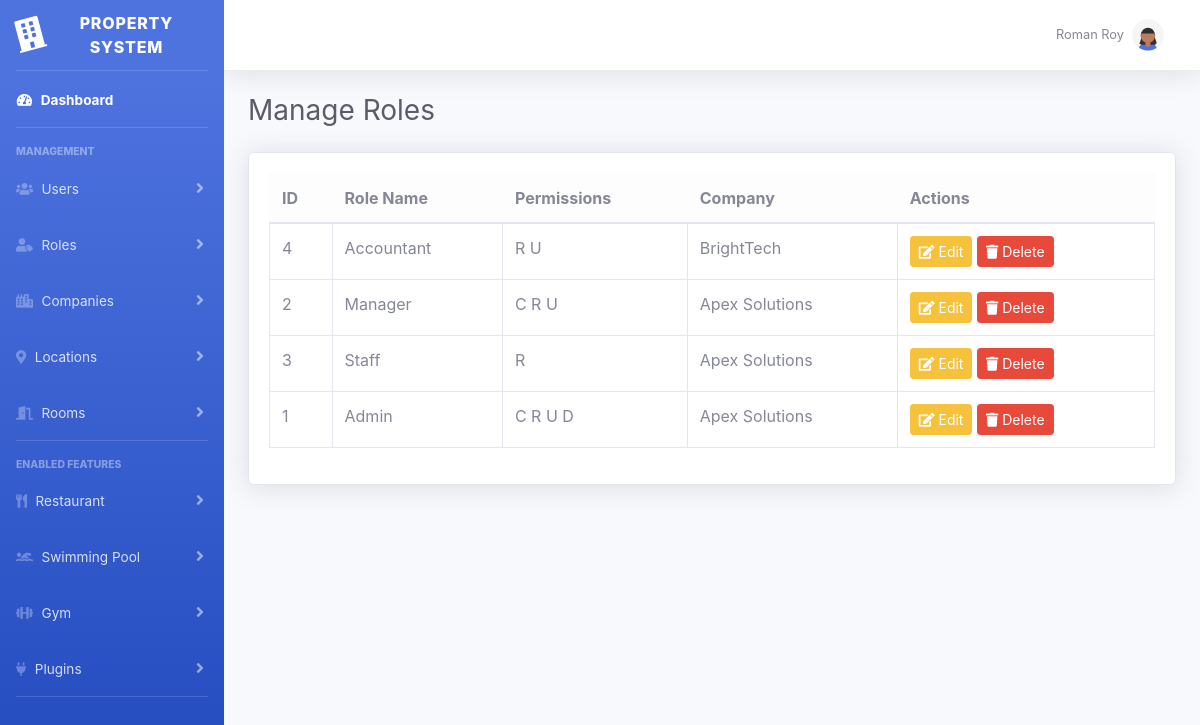
/admin.php?action=manageRoles (signed in), run on the app's committed database.
### tables this page shows
CREATE TABLE `plugin_master` (
  `plugin_id` int(11) NOT NULL,
  `plugin_name` varchar(100) NOT NULL,
  `icon` varchar(100) DEFAULT NULL,
  `description` text DEFAULT NULL,
  `status` enum('active','inactive') DEFAULT 'active',
  `created_at` datetime DEFAULT current_timestamp()
);

CREATE TABLE `roles` (
  `role_id` int(11) NOT NULL,
  `role_name` varchar(50) NOT NULL,
  `can_create` tinyint(1) NOT NULL DEFAULT 0,
  `can_read` tinyint(1) NOT NULL DEFAULT 0,
  `can_update` tinyint(1) NOT NULL DEFAULT 0,
  `can_delete` tinyint(1) NOT NULL DEFAULT 0,
  `company_id` int(11) NOT NULL,
  `created_at` timestamp NOT NULL DEFAULT current_timestamp()
);

CREATE TABLE `companies` (
  `company_id` int(11) NOT NULL,
  `company_name` varchar(150) NOT NULL,
  `created_at` timestamp NOT NULL DEFAULT current_timestamp(),
  `description` text DEFAULT NULL,
  `email` varchar(100) DEFAULT NULL,
  `phone` varchar(20) DEFAULT NULL,
  `website` varchar(100) DEFAULT NULL,
  `is_deleted` tinyint(1) NOT NULL DEFAULT 0
);

### classes/Plugin.php (called while the page is built, shortened)
<?php
class Plugin {
    public static function getEnabled($pdo, $location_id) {
        $stmt = $pdo->prepare("
            SELECT p.plugin_id, p.plugin_name AS name
            FROM plugin_master p
            INNER JOIN location_plugins lp ON lp.plugin_id = p.plugin_id
            WHERE lp.location_id = ? AND lp.is_enabled = 1
        ");
        $stmt->execute([$location_id]);
        return $stmt->fetchAll(PDO::FETCH_ASSOC);
    }
}
?>

### classes/Role.php (called while the page is built, shortened)
<?php
class Role {
    public static function getAll($pdo, $company_id = null) {
        if ($company_id) {
            $stmt = $pdo->prepare("SELECT * FROM roles WHERE company_id = ? ORDER BY created_at DESC");
            $stmt->execute([$company_id]);
            return $stmt->fetchAll(PDO::FETCH_ASSOC);
        } else {
            $stmt = $pdo->query("SELECT * FROM roles ORDER BY created_at DESC");
            return $stmt->fetchAll(PDO::FETCH_ASSOC);
        }
    }
}

### templates/roles/manage_roles.php (the view, shortened to what this page needs)
<?php include __DIR__ . "/../include/header.php"; ?>
<div id="wrapper">
    <?php include __DIR__ . "/../include/sidebar.php"; ?>
    <div id="content-wrapper" class="d-flex flex-column">
        <div id="content">
            <?php include __DIR__ . "/../include/topbar.php"; ?>
            <div class="container-fluid">
                <h1 class="h3 mb-4 text-gray-800">
                    <?= isset($results['pageTitle']) ? $results['pageTitle'] : 'Manage Roles' ?>
                </h1>
                <div class="card shadow mb-4">
                    <div class="card-body">
                        <table class="table table-bordered">
                            <thead class="table-light">
                                <tr>
                                    <th>ID</th>
                                    <th>Role Name</th>
                                    <th>Permissions</th>
                                    <th>Company</th>
                                    <th>Actions</th>
                                </tr>
                            </thead>
                            <tbody>
                                <?php if (!empty($results['roles'])): ?>
                                    <?php foreach ($results['roles'] as $role): ?>
                                        <tr>
                                            <td><?= $role['role_id'] ?></td>
                                            <td><?= htmlspecialchars($role['role_name']) ?></td>
                                            <td>
                                                <?= $role['can_create'] ? 'C ' : '' ?>
                                                <?= $role['can_read'] ? 'R ' : '' ?>
                                                <?= $role['can_update'] ? 'U ' : '' ?>
                                                <?= $role['can_delete'] ? 'D ' : '' ?>
                                            </td>
                                            <td>
                                                <?php
                                                $companyStmt = $pdo->prepare("SELECT company_name FROM companies WHERE company_id = ?");
                                                $companyStmt->execute([$role['company_id']]);
                                                $company = $companyStmt->fetch();
                                                echo $company ? htmlspecialchars($company['company_name']) : '';
                                                ?>
                                            </td>
                                            <td>
                                                <a href="<?= BASE_URL ?>/admin.php?action=editRole&id=<?= $role['role_id'] ?>" class="btn btn-sm btn-warning">
                                                    <i class="fas fa-edit"></i> Edit
                                                </a>
                                                <a href="<?= BASE_URL ?>/admin.php?action=manageRoles&delete=<?= $role['role_id'] ?>" class="btn btn-sm btn-danger" onclick="return confirm('Delete this role?')">
                                                    <i class="fas fa-trash"></i> Delete
                                                </a>
                                            </td>
                                        </tr>
                                    <?php endforeach; ?>
                                <?php else: ?>
                                    <tr>
                                        <td colspan="5" class="text-center">No roles found</td>
                                    </tr>
                                <?php endif; ?>
                            </tbody>
                        </table>
                    </div>
                </div>
            </div>
        </div>
        <?php include __DIR__ . "/../include/footer.php"; ?>

### templates/include/sidebar.php (shortened to what this page needs)
<?php
global $pdo;
$location_id = $_SESSION['location_id'] ?? null;
$enabledPlugins = [];
if ($location_id && isset($pdo)) {
    $enabledPlugins = Plugin::getEnabled($pdo, $location_id);
}
?>
<ul class="navbar-nav bg-gradient-primary sidebar sidebar-dark accordion" id="accordionSidebar">
  <a class="sidebar-brand d-flex align-items-center justify-content-center" href="<?= BASE_URL ?>/admin.php">
    <div class="sidebar-brand-icon rotate-n-15">
      <i class="fas fa-building"></i>
    </div>
    <div class="sidebar-brand-text mx-3">Property System</div>
  </a>
  <hr class="sidebar-divider my-0">
  <li class="nav-item active">
    <a class="nav-link" href="<?= BASE_URL ?>/admin.php">
      <i class="fas fa-fw fa-tachometer-alt"></i>
      <span>Dashboard</span>
    </a>
  </li>
  <hr class="sidebar-divider">
  <div class="sidebar-heading">Management</div>
  <li class="nav-item">
    <a class="nav-link collapsed" href="#" data-toggle="collapse" data-target="#collapseUsers">
      <i class="fas fa-users"></i>
      <span>Users</span>
    </a>
  </li>
  <li class="nav-item">
    <a class="nav-link collapsed" href="#" data-toggle="collapse" data-target="#collapseRoles">
      <i class="fas fa-user-tag"></i>
      <span>Roles</span>
    </a>
  </li>
  <li class="nav-item">
    <a class="nav-link collapsed" href="#" data-toggle="collapse" data-target="#collapseCompanies">
      <i class="fas fa-city"></i>
      <span>Companies</span>
    </a>
  </li>
  <li class="nav-item">
    <a class="nav-link collapsed" href="#" data-toggle="collapse" data-target="#collapseLocations">
      <i class="fas fa-map-marker-alt"></i>
      <span>Locations</span>
    </a>
  </li>
  <li class="nav-item">
    <a class="nav-link collapsed" href="#" data-toggle="collapse" data-target="#collapseRooms">
      <i class="fas fa-door-open"></i>
      <span>Rooms</span>
    </a>
  </li>
  <hr class="sidebar-divider">
  <?php if (!empty($enabledPlugins)): ?>
      <div class="sidebar-heading">Enabled Features</div>
      <?php
      $icons = [
          'Restaurant' => 'fa-utensils',
          'Swimming Pool' => 'fa-swimmer',
          'Parking' => 'fa-parking',
          'Spa' => 'fa-spa',
          'Gym' => 'fa-dumbbell',
          'Play Area' => 'fa-child'
      ];
      ?>
      <?php foreach ($enabledPlugins as $plugin): ?>
          <?php
          $pluginName = htmlspecialchars($plugin['name']);
          $pluginKey  = str_replace(' ', '', ucwords(strtolower($plugin['name'])));
          $icon = $icons[$plugin['name']] ?? 'fa-plug';
          ?>
          <li class="nav-item">
              <a class="nav-link collapsed" href="#" data-toggle="collapse" data-target="#collapse<?= $pluginKey ?>">
                  <i class="fas <?= $icon ?>"></i>
                  <span><?= $pluginName ?></span>
              </a>
          </li>
      <?php endforeach; ?>
  <?php endif; ?>
  <li class="nav-item">
    <a class="nav-link collapsed" href="#" data-toggle="collapse" data-target="#collapsePlugins">
      <i class="fas fa-plug"></i>
      <span>Plugins</span>
    </a>
  </li>
  <hr class="sidebar-divider d-none d-md-block">
</ul>

### data on the page
plugin_master: plugin_name "Restaurant"
plugin_master: plugin_name "Swimming Pool"
plugin_master: plugin_name "Gym"
roles: role_id "4", role_name "Accountant", can_read "R", can_update "U", company.company_name "BrightTech"
roles: role_id "2", role_name "Manager", can_create "C", can_read "R", can_update "U", company.company_name "Apex Solutions"
roles: role_id "3", role_name "Staff", can_read "R", company.company_name "Apex Solutions"
roles: role_id "1", role_name "Admin", can_create "C", can_read "R", can_update "U", can_delete "D", company.company_name "Apex Solutions"

### other printed values
$_SESSION['user_name'] "Roman Roy"
$results['pageTitle'] "Manage Roles"
